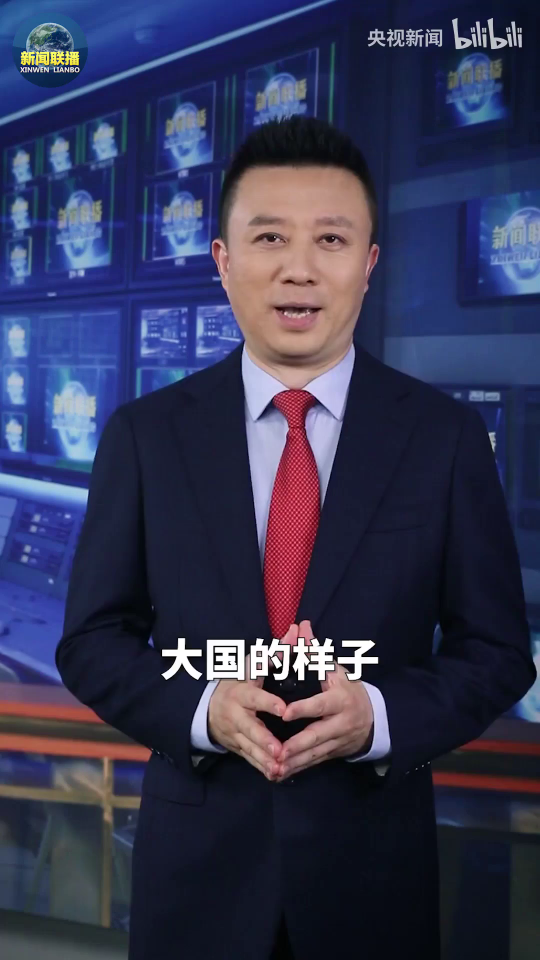
#> input picture frame 0 of CCTV_00007.mp4, 1080 x 1920 px, given in place of cctv_pro.mp4, which was not available (shown at 1/2 size)
$ python 'precess_video copy.py'
#> lines starting #> are read from the running program, lines starting #| are printed output that depends on the picture; pictures that were not available may be replaced by others from this repository, and a replacement may not be noted
import cv2
import os
from tqdm import tqdm
def calculate_resized_resolution(original_width, original_height, target_height):
    target_width = int((original_width / original_height) * target_height)
    return target_width, target_height

def split_video(video_path, segment_duration, output_directory):
#> called with segment_duration = 5, output_directory = '/workdir/TalkLip/finetune_cctv/'
    video_capture = cv2.VideoCapture(video_path)
    fps = video_capture.get(cv2.CAP_PROP_FPS)
    original_width = int(video_capture.get(cv2.CAP_PROP_FRAME_WIDTH))
    original_height = int(video_capture.get(cv2.CAP_PROP_FRAME_HEIGHT))
    target_height = 854
    target_width = 480
    segment_frame_count = int(segment_duration * fps)
    num_segments = int(video_capture.get(cv2.CAP_PROP_FRAME_COUNT)) // segment_frame_count

    if not os.path.exists(output_directory):
        os.makedirs(output_directory)

    txt_file_path = os.path.join(output_directory, "video_paths.txt")
    with open(txt_file_path, "w") as txt_file:
        for i in tqdm(range(num_segments)):
            start_frame = i * segment_frame_count
            end_frame = (i + 1) * segment_frame_count
            segment_file_path = os.path.join(output_directory, f"cctv_{i:05d}.mp4")
            out = cv2.VideoWriter(segment_file_path, cv2.VideoWriter_fourcc(*"mp4v"), fps, (target_width, target_height))

            video_capture.set(cv2.CAP_PROP_POS_FRAMES, start_frame)
            for frame_idx in range(start_frame, end_frame):
                ret, frame = video_capture.read()
                if not ret:
                    break
                resized_frame = cv2.resize(frame, (target_width, target_height))
                out.write(resized_frame)

            out.release()

            relative_path = os.path.relpath(segment_file_path, output_directory)
            txt_file.write(relative_path + "\n")
#> this loop made 1 pass
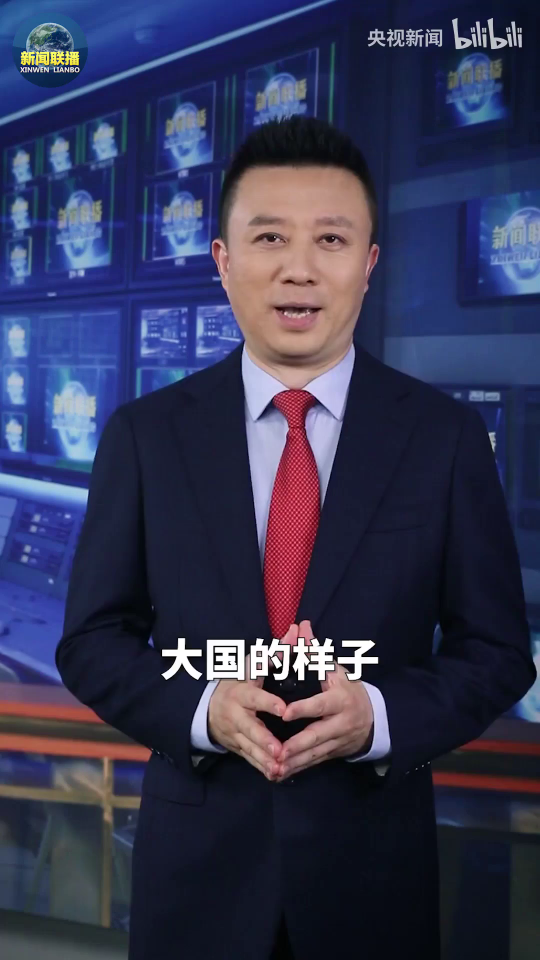
#> input picture frame 0 of CCTV_00007.mp4, 1080 x 1920 px, given in place of cctv_pro.mp4, which was not available (shown at 1/2 size)
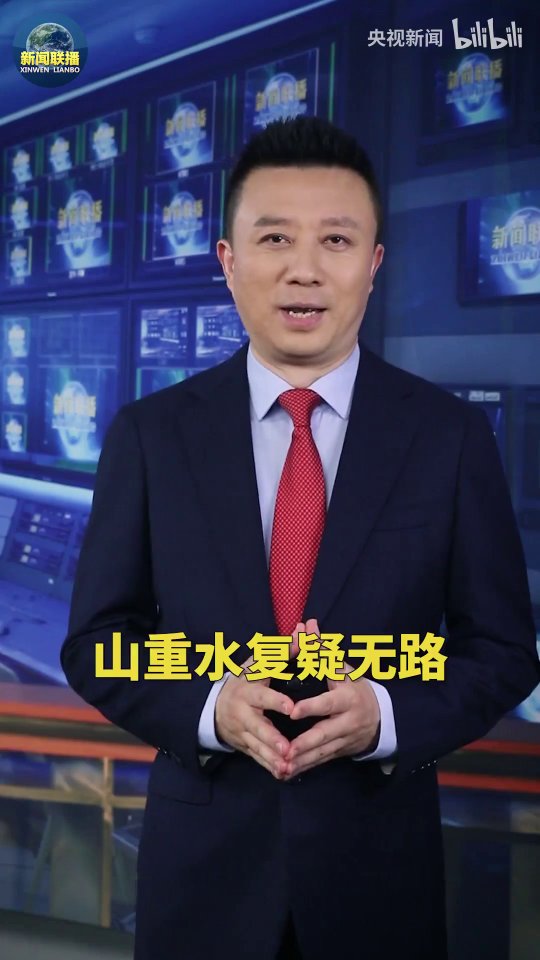
#> input picture frame 6 of CCTV_00007.mp4, 1080 x 1920 px, given in place of cctv_pro.mp4, which was not available (shown at 1/2 size)
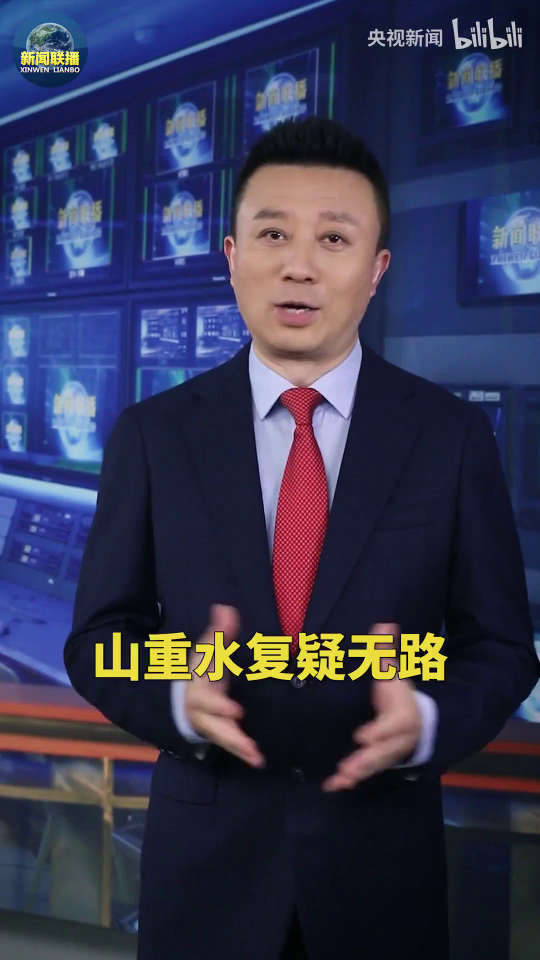
#> input picture frame 12 of CCTV_00007.mp4, 1080 x 1920 px, given in place of cctv_pro.mp4, which was not available (shown at 1/2 size)
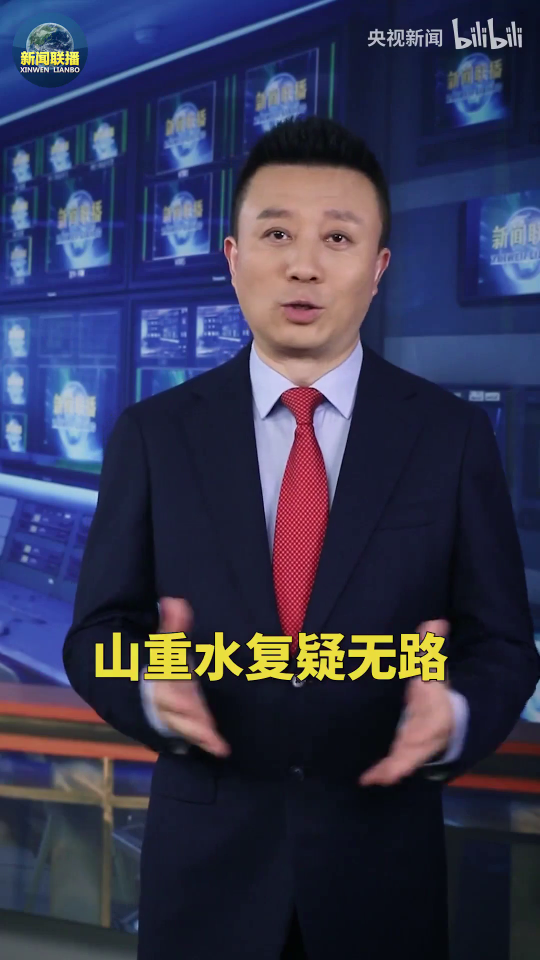
#> input picture frame 13 of CCTV_00007.mp4, 1080 x 1920 px, given in place of cctv_pro.mp4, which was not available (shown at 1/2 size)
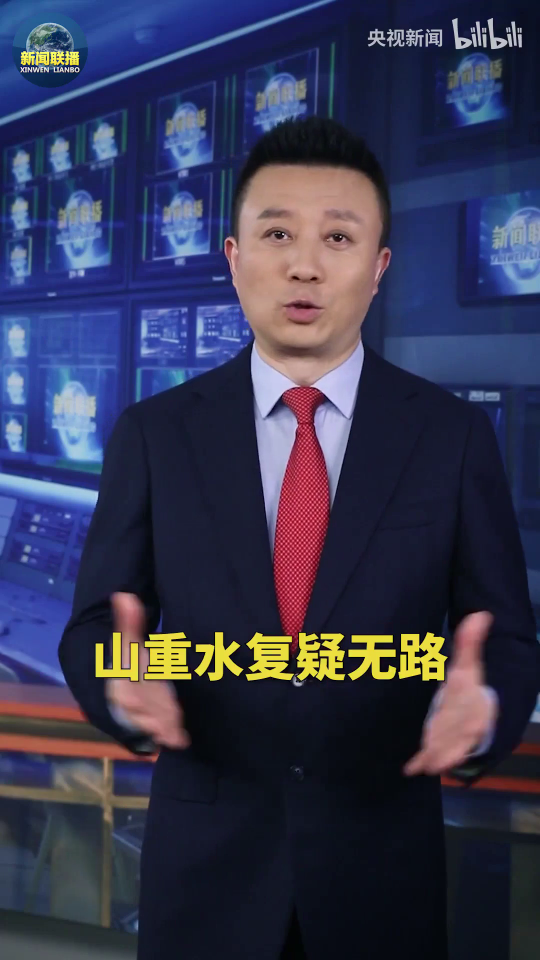
#> input picture frame 14 of CCTV_00007.mp4, 1080 x 1920 px, given in place of cctv_pro.mp4, which was not available (shown at 1/2 size)
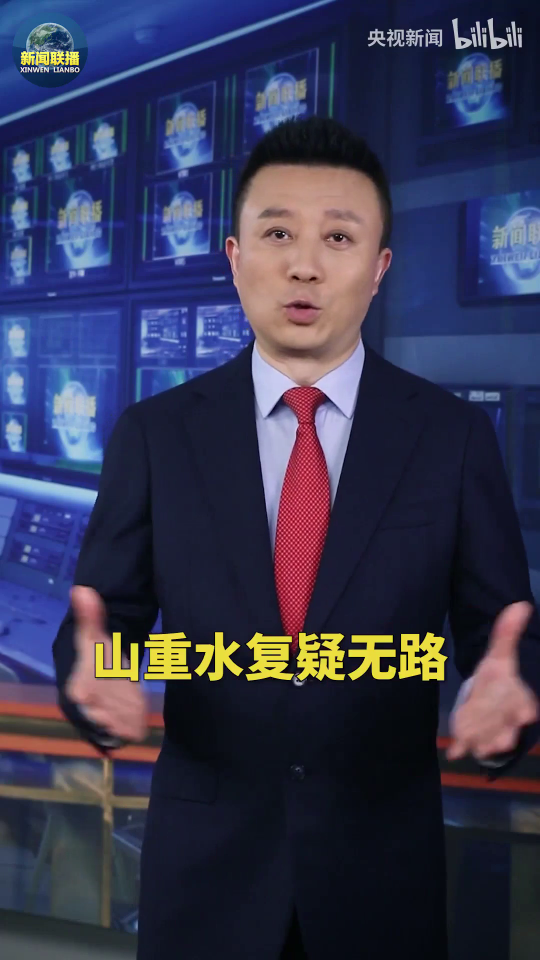
#> input picture frame 15 of CCTV_00007.mp4, 1080 x 1920 px, given in place of cctv_pro.mp4, which was not available (shown at 1/2 size)
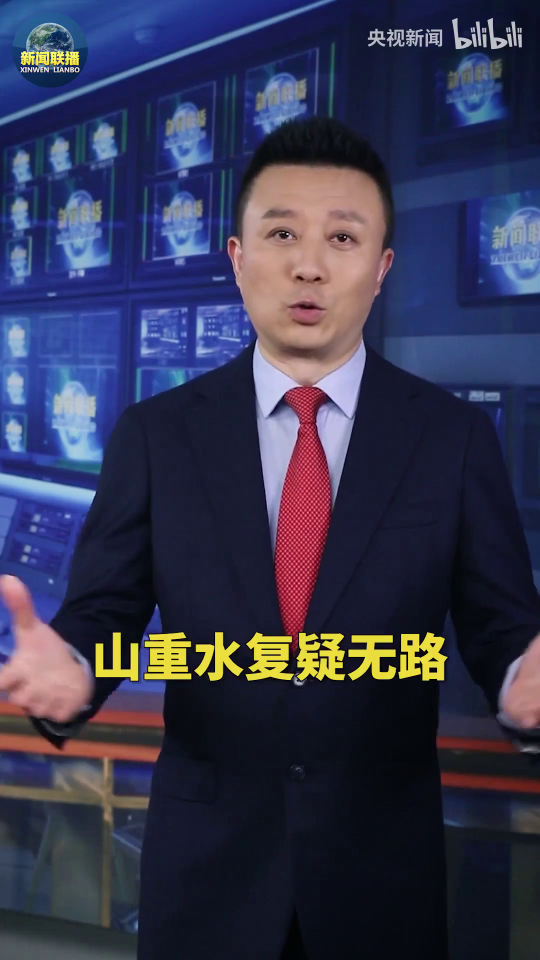
#> input picture frame 17 of CCTV_00007.mp4, 1080 x 1920 px, given in place of cctv_pro.mp4, which was not available (shown at 1/2 size)
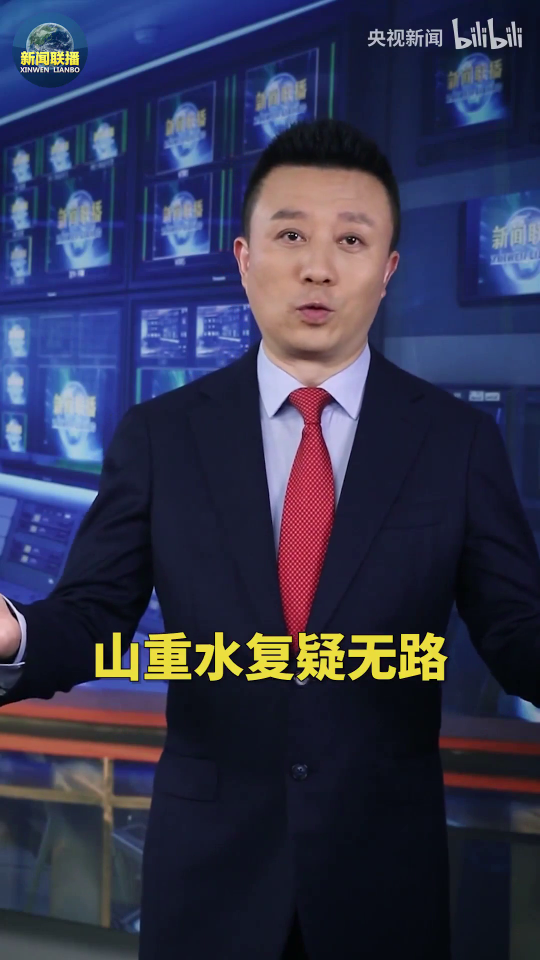
#> input picture frame 29 of CCTV_00007.mp4, 1080 x 1920 px, given in place of cctv_pro.mp4, which was not available (shown at 1/2 size)
#> frame is the input picture: shape (1920, 1080, 3); mean B, G, R 79.2, 52.9, 50.9

    video_capture.release()


# 使用示例
video_path = "/workdir/video-retalking/examples/face_pro/cctv_pro.mp4"
segment_duration = 5  # in seconds
output_directory = "/workdir/TalkLip/finetune_cctv/"  # 文件保存路径

split_video(video_path, segment_duration, output_directory)

$ run again, starting later in the video
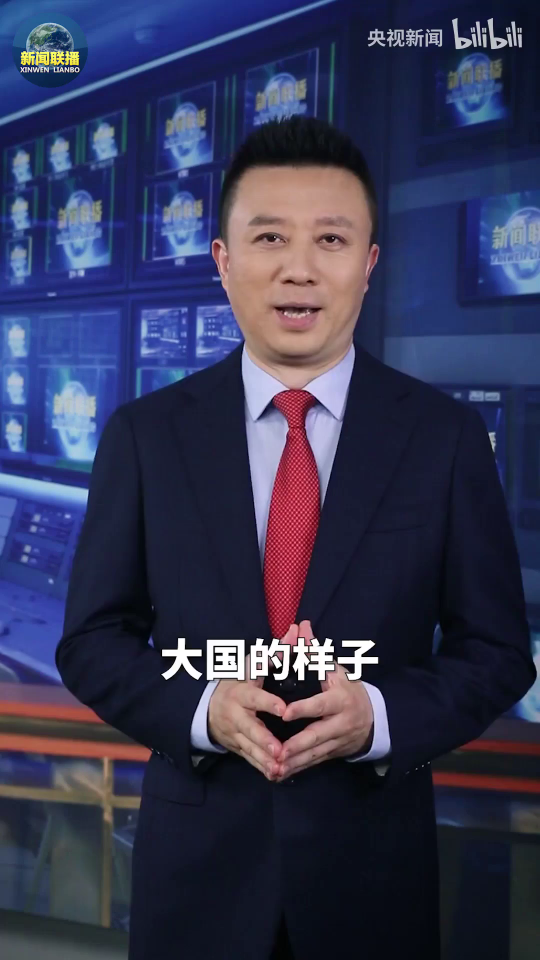
#> input picture frame 0 of CCTV_00007.mp4, 1080 x 1920 px, given in place of cctv_pro.mp4, which was not available (shown at 1/2 size)
#> the loop in split_video, `for i in tqdm(range(num_segments)):` made 1 pass
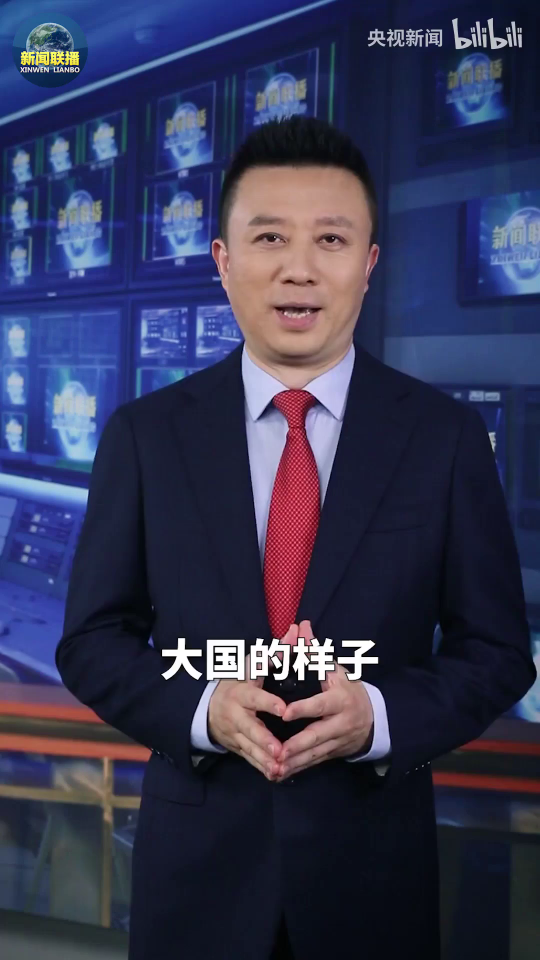
#> input picture frame 0 of CCTV_00007.mp4, 1080 x 1920 px, given in place of cctv_pro.mp4, which was not available (shown at 1/2 size)
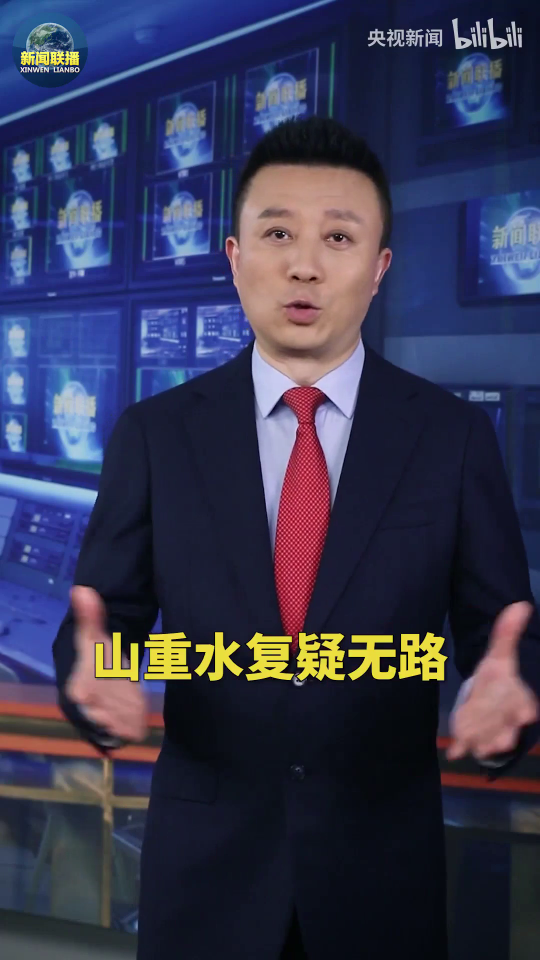
#> input picture frame 15 of CCTV_00007.mp4, 1080 x 1920 px, given in place of cctv_pro.mp4, which was not available (shown at 1/2 size)
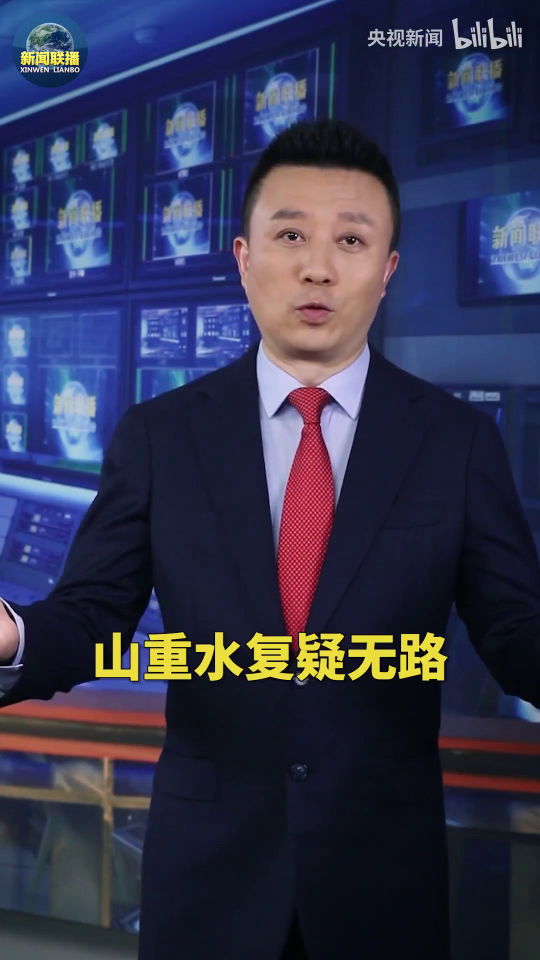
#> input picture frame 27 of CCTV_00007.mp4, 1080 x 1920 px, given in place of cctv_pro.mp4, which was not available (shown at 1/2 size)
